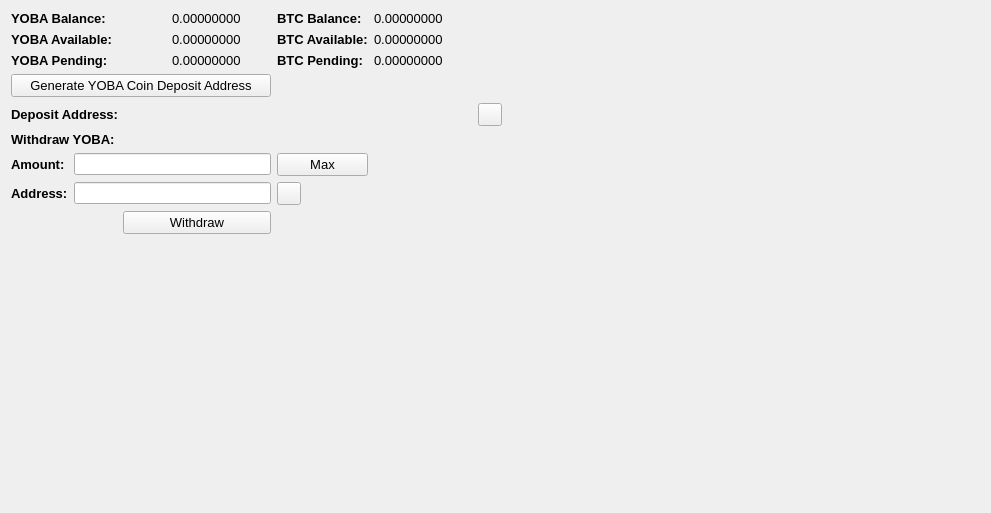
     <widget class="QWidget" name="BalanceTab">
      <attribute name="title">
       <string>Balance</string>
      </attribute>
      <layout class="QGridLayout" name="gridLayout_2">
       <item row="0" column="0" colspan="2">
        <widget class="QLabel" name="label_11">
         <property name="font">
          <font>
           <pointsize>10</pointsize>
           <weight>75</weight>
           <bold>true</bold>
          </font>
         </property>
         <property name="text">
          <string>YOBA Balance:</string>
         </property>
        </widget>
       </item>
       <item row="0" column="3">
        <widget class="QLabel" name="YOBABalanceLabel">
         <property name="font">
          <font>
           <pointsize>10</pointsize>
          </font>
         </property>
         <property name="text">
          <string>0.00000000</string>
         </property>
         <property name="textInteractionFlags">
          <set>Qt::LinksAccessibleByMouse|Qt::TextSelectableByMouse</set>
         </property>
        </widget>
       </item>
       <item row="0" column="4">
        <widget class="QLabel" name="label_12">
         <property name="font">
          <font>
           <pointsize>10</pointsize>
           <weight>75</weight>
           <bold>true</bold>
          </font>
         </property>
         <property name="text">
          <string>BTC Balance:</string>
         </property>
        </widget>
       </item>
       <item row="0" column="5">
        <widget class="QLabel" name="BitcoinBalanceLabel">
         <property name="font">
          <font>
           <pointsize>10</pointsize>
          </font>
         </property>
         <property name="text">
          <string>0.00000000</string>
         </property>
         <property name="textInteractionFlags">
          <set>Qt::LinksAccessibleByMouse|Qt::TextSelectableByMouse</set>
         </property>
        </widget>
       </item>
       <item row="0" column="7" rowspan="10">
        <spacer name="horizontalSpacer_4">
         <property name="orientation">
          <enum>Qt::Horizontal</enum>
         </property>
         <property name="sizeHint" stdset="0">
          <size>
           <width>478</width>
           <height>488</height>
          </size>
         </property>
        </spacer>
       </item>
       <item row="1" column="0" colspan="2">
        <widget class="QLabel" name="label_13">
         <property name="font">
          <font>
           <pointsize>10</pointsize>
           <weight>75</weight>
           <bold>true</bold>
          </font>
         </property>
         <property name="text">
          <string>YOBA Available:</string>
         </property>
        </widget>
       </item>
       <item row="1" column="3">
        <widget class="QLabel" name="YOBAAvailableLabel_2">
         <property name="font">
          <font>
           <pointsize>10</pointsize>
          </font>
         </property>
         <property name="text">
          <string>0.00000000</string>
         </property>
         <property name="textInteractionFlags">
          <set>Qt::LinksAccessibleByMouse|Qt::TextSelectableByMouse</set>
         </property>
        </widget>
       </item>
       <item row="1" column="4">
        <widget class="QLabel" name="label_15">
         <property name="font">
          <font>
           <pointsize>10</pointsize>
           <weight>75</weight>
           <bold>true</bold>
          </font>
         </property>
         <property name="text">
          <string>BTC Available:</string>
         </property>
        </widget>
       </item>
       <item row="1" column="5">
        <widget class="QLabel" name="BitcoinAvailableLabel">
         <property name="font">
          <font>
           <pointsize>10</pointsize>
          </font>
         </property>
         <property name="text">
          <string>0.00000000</string>
         </property>
         <property name="textInteractionFlags">
          <set>Qt::LinksAccessibleByMouse|Qt::TextSelectableByMouse</set>
         </property>
        </widget>
       </item>
       <item row="2" column="0" colspan="2">
        <widget class="QLabel" name="label_14">
         <property name="font">
          <font>
           <pointsize>10</pointsize>
           <weight>75</weight>
           <bold>true</bold>
          </font>
         </property>
         <property name="text">
          <string>YOBA Pending:</string>
         </property>
        </widget>
       </item>
       <item row="2" column="3">
        <widget class="QLabel" name="YOBAPendingLabel">
         <property name="font">
          <font>
           <pointsize>10</pointsize>
          </font>
         </property>
         <property name="text">
          <string>0.00000000</string>
         </property>
         <property name="textInteractionFlags">
          <set>Qt::LinksAccessibleByMouse|Qt::TextSelectableByMouse</set>
         </property>
        </widget>
       </item>
       <item row="2" column="4">
        <widget class="QLabel" name="label_31">
         <property name="font">
          <font>
           <pointsize>10</pointsize>
           <weight>75</weight>
           <bold>true</bold>
          </font>
         </property>
         <property name="text">
          <string>BTC Pending:</string>
         </property>
        </widget>
       </item>
       <item row="2" column="5">
        <widget class="QLabel" name="BitcoinPendingLabel">
         <property name="font">
          <font>
           <pointsize>10</pointsize>
          </font>
         </property>
         <property name="text">
          <string>0.00000000</string>
         </property>
         <property name="textInteractionFlags">
          <set>Qt::LinksAccessibleByMouse|Qt::TextSelectableByMouse</set>
         </property>
        </widget>
       </item>
       <item row="3" column="0" colspan="4">
        <widget class="QPushButton" name="GenDepositBTN">
         <property name="font">
          <font>
           <pointsize>10</pointsize>
          </font>
         </property>
         <property name="text">
          <string>Generate YOBA Coin Deposit Address</string>
         </property>
        </widget>
       </item>
       <item row="4" column="0" colspan="3">
        <widget class="QLabel" name="label_33">
         <property name="font">
          <font>
           <pointsize>10</pointsize>
           <weight>75</weight>
           <bold>true</bold>
          </font>
         </property>
         <property name="text">
          <string>Deposit Address:</string>
         </property>
        </widget>
       </item>
       <item row="4" column="3" colspan="3">
        <widget class="QLabel" name="DepositAddressLabel">
         <property name="minimumSize">
          <size>
           <width>300</width>
           <height>0</height>
          </size>
         </property>
         <property name="palette">
          <palette>
           <active>
            <colorrole role="WindowText">
             <brush brushstyle="SolidPattern">
              <color alpha="255">
               <red>0</red>
               <green>0</green>
               <blue>0</blue>
              </color>
             </brush>
            </colorrole>
            <colorrole role="Text">
             <brush brushstyle="SolidPattern">
              <color alpha="255">
               <red>0</red>
               <green>0</green>
               <blue>255</blue>
              </color>
             </brush>
            </colorrole>
           </active>
           <inactive>
            <colorrole role="WindowText">
             <brush brushstyle="SolidPattern">
              <color alpha="255">
               <red>0</red>
               <green>0</green>
               <blue>0</blue>
              </color>
             </brush>
            </colorrole>
            <colorrole role="Text">
             <brush brushstyle="SolidPattern">
              <color alpha="255">
               <red>0</red>
               <green>0</green>
               <blue>255</blue>
              </color>
             </brush>
            </colorrole>
           </inactive>
           <disabled>
            <colorrole role="WindowText">
             <brush brushstyle="SolidPattern">
              <color alpha="255">
               <red>120</red>
               <green>120</green>
               <blue>120</blue>
              </color>
             </brush>
            </colorrole>
            <colorrole role="Text">
             <brush brushstyle="SolidPattern">
              <color alpha="255">
               <red>120</red>
               <green>120</green>
               <blue>120</blue>
              </color>
             </brush>
            </colorrole>
           </disabled>
          </palette>
         </property>
         <property name="font">
          <font>
           <pointsize>10</pointsize>
           <weight>75</weight>
           <bold>true</bold>
          </font>
         </property>
         <property name="text">
          <string/>
         </property>
         <property name="alignment">
          <set>Qt::AlignRight|Qt::AlignTrailing|Qt::AlignVCenter</set>
         </property>
         <property name="textInteractionFlags">
          <set>Qt::LinksAccessibleByMouse|Qt::TextSelectableByKeyboard|Qt::TextSelectableByMouse</set>
         </property>
        </widget>
       </item>
       <item row="4" column="6">
        <widget class="QToolButton" name="DepositCopyButton">
         <property name="toolTip">
          <string>Copy to clipboard</string>
         </property>
         <property name="text">
          <string/>
         </property>
         <property name="icon">
          <iconset resource="../bitcoin.qrc">
           <normaloff>:/icons/editcopy</normaloff>:/icons/editcopy</iconset>
         </property>
         <property name="shortcut">
          <string>Alt+P</string>
         </property>
        </widget>
       </item>
       <item row="5" column="0" colspan="2">
        <widget class="QLabel" name="label_34">
         <property name="font">
          <font>
           <pointsize>10</pointsize>
           <weight>75</weight>
           <bold>true</bold>
          </font>
         </property>
         <property name="text">
          <string>Withdraw YOBA:</string>
         </property>
        </widget>
       </item>
       <item row="6" column="0">
        <widget class="QLabel" name="label_26">
         <property name="font">
          <font>
           <pointsize>10</pointsize>
           <weight>75</weight>
           <bold>true</bold>
          </font>
         </property>
         <property name="text">
          <string>Amount:</string>
         </property>
        </widget>
       </item>
       <item row="6" column="1" colspan="3">
        <widget class="QLineEdit" name="WithdrawUnitsInput">
         <property name="font">
          <font>
           <pointsize>9</pointsize>
           <weight>75</weight>
           <bold>true</bold>
          </font>
         </property>
         <property name="text">
          <string/>
         </property>
        </widget>
       </item>
       <item row="6" column="4">
        <widget class="QPushButton" name="Withdraw_Max_Amount">
         <property name="font">
          <font>
           <pointsize>10</pointsize>
          </font>
         </property>
         <property name="text">
          <string>Max</string>
         </property>
        </widget>
       </item>
       <item row="7" column="0">
        <widget class="QLabel" name="label_10">
         <property name="font">
          <font>
           <pointsize>10</pointsize>
           <weight>75</weight>
           <bold>true</bold>
          </font>
         </property>
         <property name="text">
          <string>Address:</string>
         </property>
        </widget>
       </item>
       <item row="7" column="1" colspan="3">
        <widget class="QLineEdit" name="WithdrawAddress">
         <property name="font">
          <font>
           <pointsize>9</pointsize>
           <weight>75</weight>
           <bold>true</bold>
          </font>
         </property>
        </widget>
       </item>
       <item row="7" column="4">
        <widget class="QToolButton" name="WithdrawPasteButton">
         <property name="toolTip">
          <string>Paste from clipboard</string>
         </property>
         <property name="text">
          <string/>
         </property>
         <property name="icon">
          <iconset resource="../bitcoin.qrc">
           <normaloff>:/icons/editpaste</normaloff>:/icons/editpaste</iconset>
         </property>
         <property name="shortcut">
          <string>Alt+P</string>
         </property>
        </widget>
       </item>
       <item row="8" column="2" colspan="2">
        <widget class="QPushButton" name="WithdrawUnitsBtn">
         <property name="font">
          <font>
           <pointsize>10</pointsize>
          </font>
         </property>
         <property name="text">
          <string>Withdraw</string>
         </property>
        </widget>
       </item>
       <item row="9" column="0" colspan="6">
        <spacer name="verticalSpacer">
         <property name="orientation">
          <enum>Qt::Vertical</enum>
         </property>
         <property name="sizeHint" stdset="0">
          <size>
           <width>428</width>
           <height>262</height>
          </size>
         </property>
        </spacer>
       </item>
      </layout>
      <zorder>label_31</zorder>
      <zorder>label_15</zorder>
      <zorder>label_12</zorder>
      <zorder>label_14</zorder>
      <zorder>label_13</zorder>
      <zorder>label_11</zorder>
      <zorder>BitcoinBalanceLabel</zorder>
      <zorder>YOBABalanceLabel</zorder>
      <zorder>YOBAAvailableLabel_2</zorder>
      <zorder>YOBAPendingLabel</zorder>
      <zorder>BitcoinAvailableLabel</zorder>
      <zorder>BitcoinPendingLabel</zorder>
      <zorder>label_33</zorder>
      <zorder>GenDepositBTN</zorder>
      <zorder>DepositAddressLabel</zorder>
      <zorder>Withdraw_Max_Amount</zorder>
      <zorder>label_34</zorder>
      <zorder>WithdrawUnitsInput</zorder>
      <zorder>label_10</zorder>
      <zorder>label_26</zorder>
      <zorder>WithdrawAddress</zorder>
      <zorder>WithdrawUnitsBtn</zorder>
      <zorder>horizontalSpacer_4</zorder>
      <zorder>verticalSpacer</zorder>
      <zorder>WithdrawPasteButton</zorder>
      <zorder>DepositCopyButton</zorder>
     </widget>
